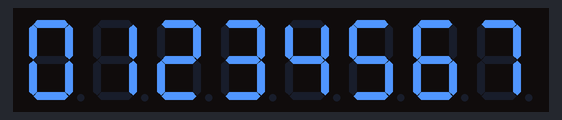
This sketch was run on a simulated Arduino Uno, built with avr-gcc and run on an emulated ATmega328P. Shown: 8-digit seven-segment display. Wiring (inferred from the names in the program): MAX7219 LED driver: data pin 8; clock pin 10; CS pin 9.

Above: at 0.1 s.
At 0.6 s:
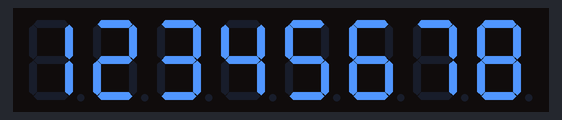
At 1.1 s:
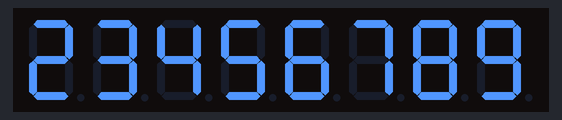
At 2.1 s:
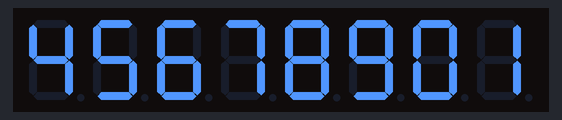
At 3.1 s:
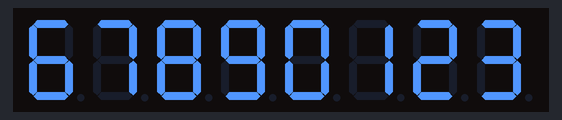
At 4.6 s:
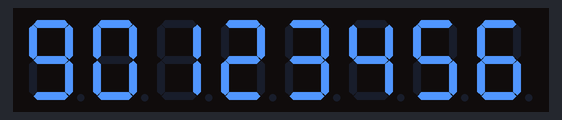

The sketch:

MAX7219-7-segment-display.ino
```cpp
#define MAX2719_DIN	8
#define MAX2719_CS	9
#define MAX2719_CLK	10

void setup()
{
  initialise();

  // For test mode (all digits on) set to 0x01. Normally we want this off (0x00)
  output(0x0f, 0x0);

  // Set all digits off initially
  output(0x0c, 0x0);

  // Set brightness for the digits to high(er) level than default minimum (Intensity Register Format)
  output(0x0a, 0x02);

  // Set decode mode for ALL digits to output actual ASCII chars rather than just
  // individual segments of a digit
  output(0x09, 0xFF);

  // Set first digit (right most) to '5'
  output(0x01, 0x05);

  // Set next digits to 8 7 6 (Code B Font)
  output(0x02, 0x06);
  output(0x03, 0x07);
  output(0x04, 0x08);

  // If first four digits not set it will display rubbish data (Code B Font) so use 'blank' from Register Data
  output(0x05, 0x0F);
  output(0x06, 0x0F);
  output(0x07, 0x0F);
  output(0x08, 0x0F);

  // Ensure ALL digits are displayed (Scan Limit Register)
  output(0x0b, 0x07);

  // Turn display ON (boot up = shutdown display)
  output(0x0c, 0x01);
}

void loop()
{
  for (int cnt = 0; cnt < 10; cnt++) {
    output(0x08, cnt);
    output(0x07, getDigitValue(cnt, 1));
    output(0x06, getDigitValue(cnt, 2));
    output(0x05, getDigitValue(cnt, 3));
    output(0x04, getDigitValue(cnt, 4));
    output(0x03, getDigitValue(cnt, 5));
    output(0x02, getDigitValue(cnt, 6));
    output(0x01, getDigitValue(cnt, 7));
    delay(500);
  }
}

int getDigitValue(int seed, int inc) {
  if (seed + inc > 9) {
    return seed + inc - 10;
  }
  return seed + inc;
}

void initialise()
{
  digitalWrite(MAX2719_CS, HIGH);
  pinMode(MAX2719_DIN, OUTPUT);
  pinMode(MAX2719_CS, OUTPUT);
  pinMode(MAX2719_CLK, OUTPUT);
}

void output(byte address, byte data)
{
  digitalWrite(MAX2719_CS, LOW);

  // Send out two bytes (16 bit)
  // parameters: shiftOut(dataPin, clockPin, bitOrder, value)
  shiftOut(MAX2719_DIN, MAX2719_CLK, MSBFIRST, address);
  shiftOut(MAX2719_DIN, MAX2719_CLK, MSBFIRST, data);
  digitalWrite(MAX2719_CS, HIGH);
}
```

Measured:
- by itself, everything shown: repeats every 5.0 s, in 10 steps
- what the display in image 1 shows lasts 0.5 s, from 0.5 s to 1.0 s
